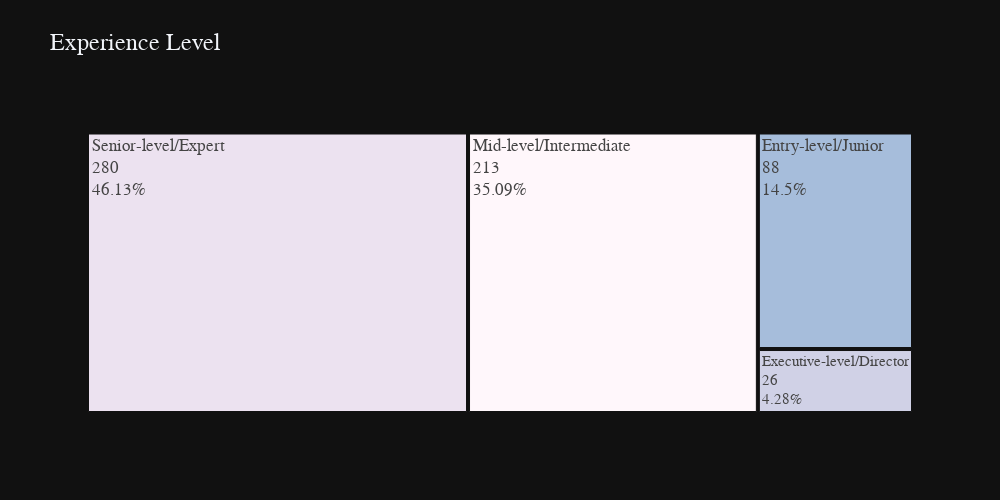

The notebook cell this image was saved under:
### Markdown cell above
## EN, which refers to Entry-level / Junior
## MI, which refers to Mid-level / Intermediate
## SE, which refers to Senior-level / Expert
## EX, which refers to Executive-level / Director

### Code cell
df['experience_level'] = df['experience_level'].replace('EN','Entry-level/Junior')
df['experience_level'] = df['experience_level'].replace('MI','Mid-level/Intermediate')
df['experience_level'] = df['experience_level'].replace('SE','Senior-level/Expert')
df['experience_level'] = df['experience_level'].replace('EX','Executive-level/Director')

ex_level = df['experience_level'].value_counts()
fig = px.treemap(ex_level, 
                 path=[ex_level.index],
                 values=ex_level.values, 
                 title = 'Experience Level',
                 color=ex_level.index,
                 color_discrete_sequence=px.colors.sequential.PuBuGn,
                 template='plotly_dark',
#                  textinfo = "label+value+percent parent+percent entry+percent root",
                 width=1000, height=500)

percents = np.round((100*ex_level.values / sum(ex_level.values)).tolist(),2)
fig.data[0].customdata = [35.09, 46.13, 4.28 , 14.5]
fig.data[0].texttemplate = '%{label}<br>%{value}<br>%{customdata}%'

fig.update_layout(
    font=dict(size=17,family="Franklin Gothic"))

fig.show()

### Figure 1 — Plotly figure (JSON) as saved in the notebook; plotly's stock layout.template omitted (floating-point values rounded to 4 significant figures)
{"data": [{"branchvalues": "total", "customdata": [35.09, 46.13, 4.28, 14.5], "domain": {"x": [0, 1], "y": [0, 1]}, "hovertemplate": "labels=%{label}<br>value=%{value}<br>parent=%{parent}<br>id=%{id}<br>index=%{customdata[0]}<extra></extra>", "ids": ["Mid-level/Intermediate", "Senior-level/Expert", "Executive-level/Director", "Entry-level/Junior"], "labels": ["Mid-level/Intermediate", "Senior-level/Expert", "Executive-level/Director", "Entry-level/Junior"], "marker": {"colors": ["rgb(255,247,251)", "rgb(236,226,240)", "rgb(208,209,230)", "rgb(166,189,219)"]}, "name": "", "parents": ["", "", "", ""], "texttemplate": "%{label}<br>%{value}<br>%{customdata}%", "type": "treemap", "values": [213, 280, 26, 88]}], "layout": {"font": {"family": "Franklin Gothic", "size": 17}, "height": 500, "legend": {"tracegroupgap": 0}, "title": {"text": "Experience Level"}, "treemapcolorway": ["rgb(255,247,251)", "rgb(236,226,240)", "rgb(208,209,230)", "rgb(166,189,219)", "rgb(103,169,207)", "rgb(54,144,192)", "rgb(2,129,138)", "rgb(1,108,89)", "rgb(1,70,54)"], "width": 1000}}
